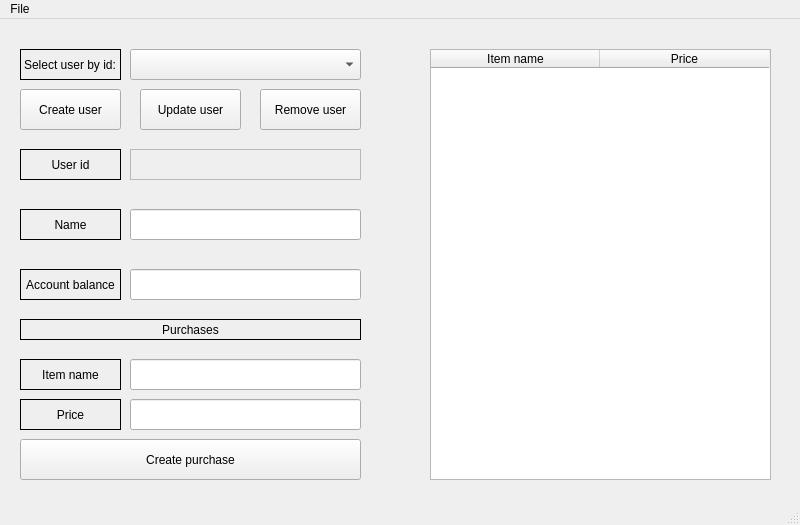
<?xml version="1.0" encoding="UTF-8"?>
<ui version="4.0">
 <class>MainWindow</class>
 <widget class="QMainWindow" name="MainWindow">
  <property name="geometry">
   <rect>
    <x>0</x>
    <y>0</y>
    <width>800</width>
    <height>525</height>
   </rect>
  </property>
  <property name="windowTitle">
   <string>MainWindow</string>
  </property>
  <widget class="QWidget" name="centralwidget">
   <property name="enabled">
    <bool>true</bool>
   </property>
   <widget class="QPushButton" name="add_user_button">
    <property name="geometry">
     <rect>
      <x>20</x>
      <y>70</y>
      <width>101</width>
      <height>41</height>
     </rect>
    </property>
    <property name="text">
     <string>Create user</string>
    </property>
   </widget>
   <widget class="QPushButton" name="remove_user_button">
    <property name="geometry">
     <rect>
      <x>260</x>
      <y>70</y>
      <width>101</width>
      <height>41</height>
     </rect>
    </property>
    <property name="text">
     <string>Remove user</string>
    </property>
   </widget>
   <widget class="QComboBox" name="select_by_id_combo_box">
    <property name="geometry">
     <rect>
      <x>130</x>
      <y>30</y>
      <width>231</width>
      <height>31</height>
     </rect>
    </property>
    <property name="currentText">
     <string/>
    </property>
   </widget>
   <widget class="QLabel" name="label">
    <property name="geometry">
     <rect>
      <x>20</x>
      <y>30</y>
      <width>101</width>
      <height>31</height>
     </rect>
    </property>
    <property name="frameShape">
     <enum>QFrame::Box</enum>
    </property>
    <property name="text">
     <string>Select user by id:</string>
    </property>
    <property name="textFormat">
     <enum>Qt::AutoText</enum>
    </property>
    <property name="margin">
     <number>0</number>
    </property>
   </widget>
   <widget class="QLabel" name="label_2">
    <property name="geometry">
     <rect>
      <x>20</x>
      <y>190</y>
      <width>101</width>
      <height>31</height>
     </rect>
    </property>
    <property name="frameShape">
     <enum>QFrame::Box</enum>
    </property>
    <property name="text">
     <string>Name</string>
    </property>
    <property name="alignment">
     <set>Qt::AlignCenter</set>
    </property>
    <property name="indent">
     <number>-1</number>
    </property>
   </widget>
   <widget class="QLineEdit" name="name_line_edit">
    <property name="geometry">
     <rect>
      <x>130</x>
      <y>190</y>
      <width>231</width>
      <height>31</height>
     </rect>
    </property>
   </widget>
   <widget class="QLabel" name="label_3">
    <property name="geometry">
     <rect>
      <x>20</x>
      <y>130</y>
      <width>101</width>
      <height>31</height>
     </rect>
    </property>
    <property name="frameShape">
     <enum>QFrame::Box</enum>
    </property>
    <property name="text">
     <string>User id</string>
    </property>
    <property name="alignment">
     <set>Qt::AlignCenter</set>
    </property>
    <property name="indent">
     <number>-1</number>
    </property>
   </widget>
   <widget class="QLabel" name="label_4">
    <property name="geometry">
     <rect>
      <x>20</x>
      <y>250</y>
      <width>101</width>
      <height>31</height>
     </rect>
    </property>
    <property name="frameShape">
     <enum>QFrame::Box</enum>
    </property>
    <property name="text">
     <string>Account balance</string>
    </property>
    <property name="alignment">
     <set>Qt::AlignCenter</set>
    </property>
    <property name="indent">
     <number>-1</number>
    </property>
   </widget>
   <widget class="QLineEdit" name="account_balance_line_edit">
    <property name="geometry">
     <rect>
      <x>130</x>
      <y>250</y>
      <width>231</width>
      <height>31</height>
     </rect>
    </property>
   </widget>
   <widget class="QLabel" name="label_5">
    <property name="geometry">
     <rect>
      <x>20</x>
      <y>300</y>
      <width>341</width>
      <height>21</height>
     </rect>
    </property>
    <property name="frameShape">
     <enum>QFrame::Box</enum>
    </property>
    <property name="text">
     <string>Purchases</string>
    </property>
    <property name="alignment">
     <set>Qt::AlignCenter</set>
    </property>
   </widget>
   <widget class="QLabel" name="user_id_label">
    <property name="geometry">
     <rect>
      <x>130</x>
      <y>130</y>
      <width>231</width>
      <height>31</height>
     </rect>
    </property>
    <property name="frameShape">
     <enum>QFrame::StyledPanel</enum>
    </property>
    <property name="text">
     <string/>
    </property>
   </widget>
   <widget class="QTableWidget" name="purchases_table">
    <property name="geometry">
     <rect>
      <x>430</x>
      <y>30</y>
      <width>341</width>
      <height>431</height>
     </rect>
    </property>
    <attribute name="horizontalHeaderDefaultSectionSize">
     <number>169</number>
    </attribute>
    <column>
     <property name="text">
      <string>Item name</string>
     </property>
    </column>
    <column>
     <property name="text">
      <string>Price</string>
     </property>
    </column>
   </widget>
   <widget class="QLineEdit" name="item_price_line_edit">
    <property name="geometry">
     <rect>
      <x>130</x>
      <y>380</y>
      <width>231</width>
      <height>31</height>
     </rect>
    </property>
   </widget>
   <widget class="QLabel" name="label_6">
    <property name="geometry">
     <rect>
      <x>20</x>
      <y>380</y>
      <width>101</width>
      <height>31</height>
     </rect>
    </property>
    <property name="frameShape">
     <enum>QFrame::Box</enum>
    </property>
    <property name="text">
     <string>Price</string>
    </property>
    <property name="alignment">
     <set>Qt::AlignCenter</set>
    </property>
    <property name="indent">
     <number>-1</number>
    </property>
   </widget>
   <widget class="QLabel" name="label_7">
    <property name="geometry">
     <rect>
      <x>20</x>
      <y>340</y>
      <width>101</width>
      <height>31</height>
     </rect>
    </property>
    <property name="frameShape">
     <enum>QFrame::Box</enum>
    </property>
    <property name="text">
     <string>Item name</string>
    </property>
    <property name="alignment">
     <set>Qt::AlignCenter</set>
    </property>
    <property name="indent">
     <number>-1</number>
    </property>
   </widget>
   <widget class="QLineEdit" name="item_name_line_edit">
    <property name="geometry">
     <rect>
      <x>130</x>
      <y>340</y>
      <width>231</width>
      <height>31</height>
     </rect>
    </property>
   </widget>
   <widget class="QPushButton" name="create_purchase_button">
    <property name="geometry">
     <rect>
      <x>20</x>
      <y>420</y>
      <width>341</width>
      <height>41</height>
     </rect>
    </property>
    <property name="text">
     <string>Create purchase</string>
    </property>
   </widget>
   <widget class="QPushButton" name="update_user_button">
    <property name="geometry">
     <rect>
      <x>140</x>
      <y>70</y>
      <width>101</width>
      <height>41</height>
     </rect>
    </property>
    <property name="text">
     <string>Update user</string>
    </property>
   </widget>
  </widget>
  <widget class="QMenuBar" name="menubar">
   <property name="geometry">
    <rect>
     <x>0</x>
     <y>0</y>
     <width>800</width>
     <height>21</height>
    </rect>
   </property>
   <widget class="QMenu" name="menuFile">
    <property name="title">
     <string>File</string>
    </property>
    <addaction name="actionUndo"/>
    <addaction name="actionRedo"/>
    <addaction name="actionSave"/>
    <addaction name="actionQuit"/>
   </widget>
   <addaction name="menuFile"/>
  </widget>
  <widget class="QStatusBar" name="statusbar"/>
  <action name="actionUndo">
   <property name="text">
    <string>Undo</string>
   </property>
   <property name="shortcut">
    <string>Ctrl+Z</string>
   </property>
  </action>
  <action name="actionRedo">
   <property name="text">
    <string>Redo</string>
   </property>
   <property name="shortcut">
    <string>Ctrl+Y</string>
   </property>
  </action>
  <action name="actionSave">
   <property name="text">
    <string>Save all</string>
   </property>
   <property name="shortcut">
    <string>Ctrl+S</string>
   </property>
  </action>
  <action name="actionQuit">
   <property name="text">
    <string>Quit</string>
   </property>
   <property name="shortcut">
    <string>Ctrl+Q</string>
   </property>
  </action>
 </widget>
 <resources/>
 <connections/>
</ui>
